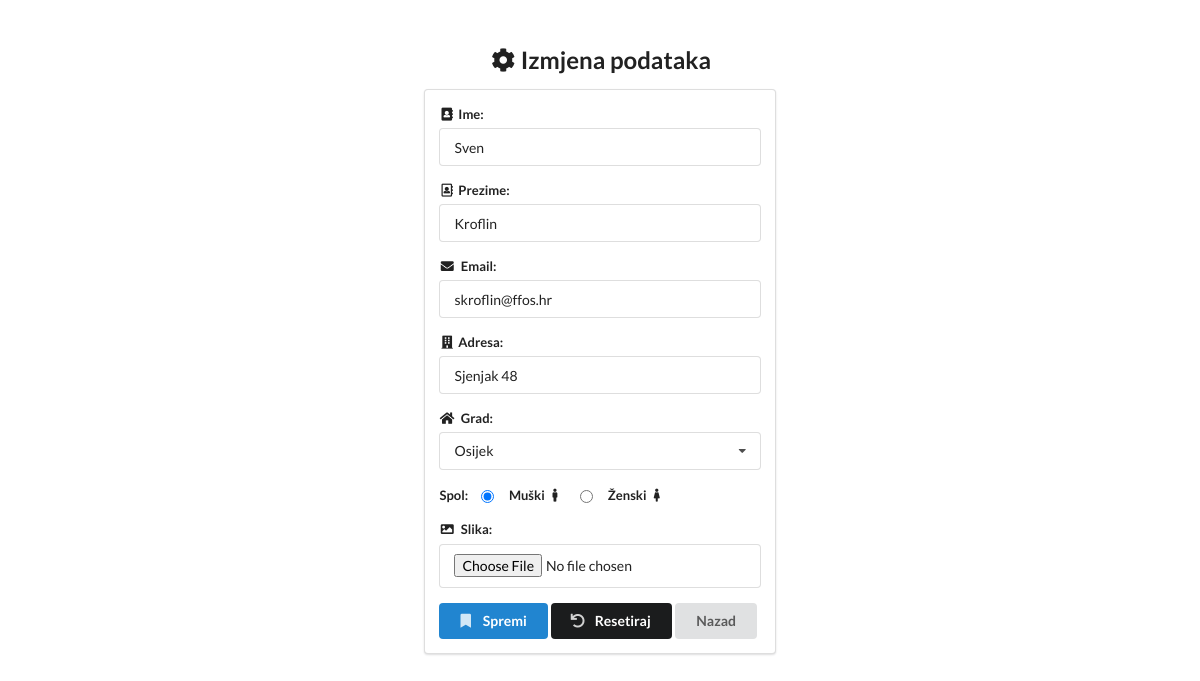
/izmjenaAdrese.php?id=67, run on the app's committed database.
### tables this page shows
CREATE TABLE `polaznik` (
  `id` int(11) NOT NULL,
  `ime` varchar(30) NOT NULL,
  `prezime` varchar(60) DEFAULT NULL,
  `adresa` varchar(80) DEFAULT NULL,
  `grad_id` int(11) NOT NULL,
  `email` varchar(60) DEFAULT NULL,
  `spol` varchar(1) NOT NULL
);

CREATE TABLE `grad` (
  `id` int(11) NOT NULL,
  `naziv` varchar(100) DEFAULT NULL
);

### izmjenaAdrese.php (the view, shortened to what this page needs)
<!DOCTYPE html>
<html lang="en">
<head>
    <link rel="stylesheet" href="css/style.css">
    <link rel="stylesheet" href="semantic-ui-css/semantic.css">
    <link rel="stylesheet" href="semantic-ui-css/semantic.min.css">
    <link rel="stylesheet" href="https://cdnjs.cloudflare.com/ajax/libs/semantic-ui/2.4.1/semantic.min.css">
</head>
<body>
    <?php
    include("otvoriVezu.php");
    $rezultat = mysqli_query($veza, "SELECT * FROM polaznik WHERE id = " . $_GET['id']);
    while ($redak = mysqli_fetch_array($rezultat)) {
        $ime = $redak['ime'];
        $prezime = $redak['prezime'];
        $adresa = $redak['adresa'];
        $grad_id = $redak['grad_id'];
        $email = $redak['email'];
        $spol = $redak['spol'];
    }
    $gradovi_query = mysqli_query($veza, "SELECT * FROM grad");
    $gradovi = array();
    while ($grad_redak = mysqli_fetch_array($gradovi_query)) {
        $gradovi[] = $grad_redak;
    }
    ?>
    <h2>
        <i class="cog icon"></i>Izmjena podataka
    </h2>
    <div class="forma">
        <div class="ui segment">
            <form class="ui form" action="spremiIzmjene.php" method="post" enctype="multipart/form-data">
                <div class="field">
                    <label><i class="address book icon"></i>Ime:</label>
                    <div class="field">
                        <input type="text" name="ime" class="ime" placeholder="Ime" value="<?php echo $ime ?>">
                    </div>
                    <label><i class="address book outline icon"></i>Prezime:</label>
                    <input type="text" name="prezime" class="prezime" placeholder="Prezime" value="<?php echo $prezime ?>">
                </div>
                <div class="field">
                    <label>
                        <i class="envelope icon"></i>
                        Email:
                    </label>
                    <input type="text" name="email" placeholder="Email" id="mail" value="<?php echo $email ?>">
                </div>
                <div class="field">
                    <label><i class="building icon"></i>Adresa:</label>
                    <input type="text" name="adresa" class="adresa" value="<?php echo $adresa ?>">
                </div>
                <div class="field">
                    <label>
                        <i class="home icon"></i>
                        Grad:
                    </label>
                    <select class="ui fluid dropdown" name="grad_id" id="grad">
                        <?php foreach ($gradovi as $grad) { ?>
                            <option value="<?php echo $grad['id']; ?>" <?php if ($grad_id == $grad['id']) echo 'selected'; ?>><?php echo $grad['naziv']; ?></option>
                        <?php } ?>
                    </select>
                </div>
                <div class="inline fields">
                    <label>Spol:</label>
                    <div class="field">
                        <input type="radio" value="m" name="spol" <?php if ($spol == 'm') echo 'checked'; ?>>
                        <label>
                            Muški
                            <i class="male icon"></i>
                        </label>
                    </div>
                    <div class="field">
                        <input type="radio" value="z" name="spol" <?php if ($spol == 'z') echo 'checked'; ?>>
                        <label>
                            Ženski
                            <i class="female icon"></i>
                        </label>
                    </div>
                </div>
                <div class="field">
                    <label>
                        <i class="image icon"></i>
                        Slika:
                    </label>
                    <input type="file" name="datoteka" id="slika">
                </div>
                <div class="gumbovi">
                    <button type="submit" class="ui primary button spremi">
                        <i class="bookmark icon"></i>
                        Spremi
                    </button>
                    <button type="reset" class="ui secondary button odustani">
                        <i class="undo icon"></i>
                        Resetiraj
                    </button>
                    <input type="button" value="Nazad" class="ui button nazad" id="vrati">
                </div>
            </form>
        </div>
    </div>
</body>
</html>

### css/style.css (style rules this page uses)
h1, h2 { text-align: center; }
.forma { display: flex; justify-content: center; align-items: center; }
.ime, .prezime, .adresa, #grad, #spol, #slika, .naslov, .tekst-poruke, .primatelj, .korisnicko_ime, .lozinka { margin-top: 5px; margin-bottom: 15px; display: block; clear: both; }
#mail { display: block; clear: both; }
.gumbovi { display: flex; align-items: center; justify-content: center; }
.spremi, .odustani, .nazad, .prijava { margin: 5px; }

### data on the page
polaznik: ime "Sven", prezime "Kroflin", email "skroflin@ffos.hr", adresa "Sjenjak 48", spol "☑"
grad: naziv "Osijek"
